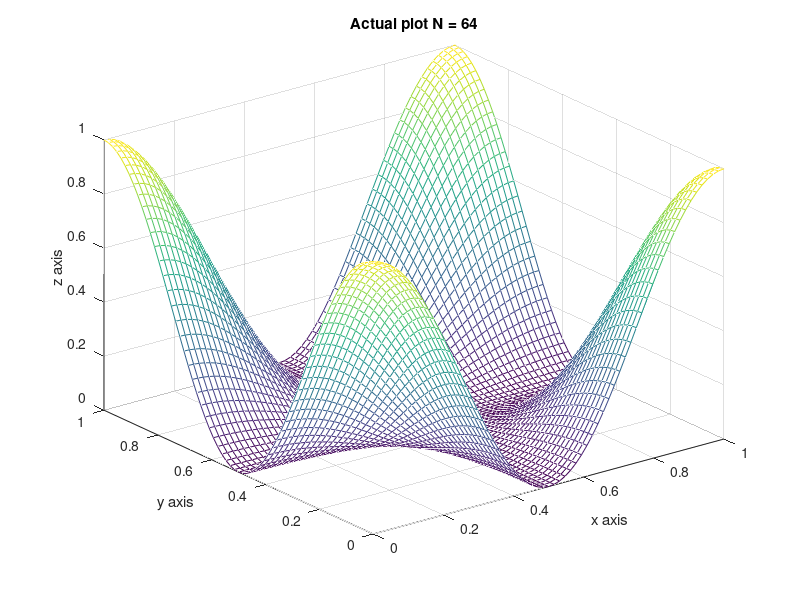
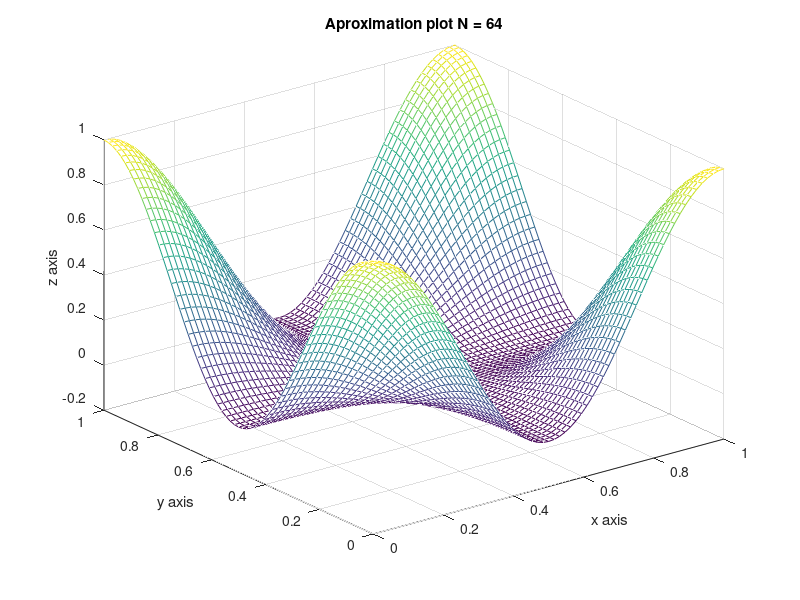
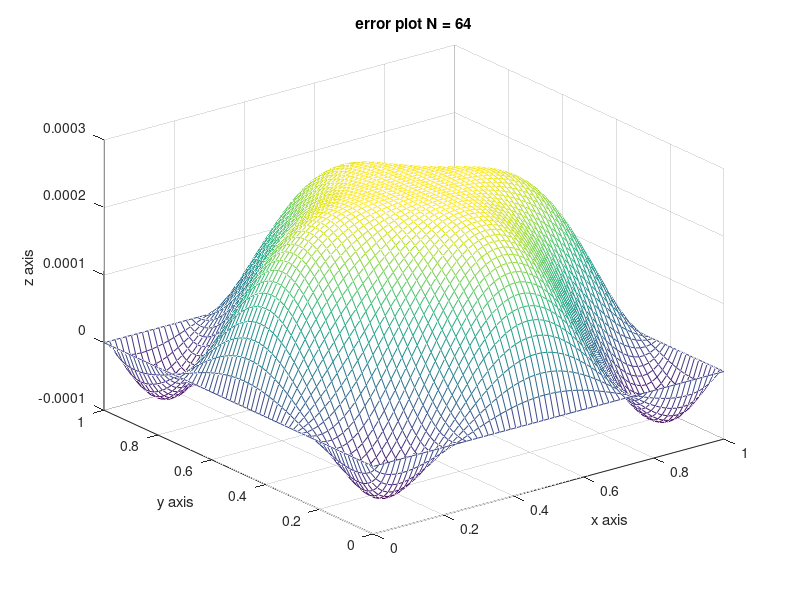

MATLAB code to generate these figures, in order:
clear; clc;
k = 6;
N = 2^k;
h = 1/(2^k);
x = (0:h:1);
y = x;

f = @(x,y) 2.*pi.^2.*(cos(2*pi.*x).*(cos(pi.*y)).^2 +...
    (cos(pi.*x)).^2.*cos(2.*pi.*y));
g = @(x,y) cos(pi*x).^2 .*cos(pi*y).^2; 

[X,Y] = meshgrid(x,y); 
XX = X(2:end-1, 2:end-1); 
YY = Y(2:end-1,2:end-1);

B = h^2*f(XX,YY);
        
B(:, 1)   = B(:, 1)      + g(X(2:end-1,1),Y(2:end-1,1));         % BOTTOM
B(1,:)    = B(1,:)       + g(X(1,2:end-1),Y(1,2:end-1));         % LEFT
B(end,:)= B(end,:)   + g(X(end,2:end-1),Y(end,2:end-1)); % RIGHT
B(:,end)= B(:,end)   + g(X(2:end-1,end),Y(2:end-1,end));  % TOP
 
b = B(:);


d = 4*ones((N-1).^2,1);
A = diag(d,0);


D = ones(N-1,N-1);
D(N-1,:) = 0;
u1 = D(:);
u1 = -1.*u1;
u2 = -1.*ones((N-1).^2 - (N-1),1);

Q = diag(u1(1:end-1),1) + diag(d,0) + diag(u1(1:end-1),-1) + diag(u2,N-1) + ...
    diag(u2,-(N-1));
w = Q\b;

U = zeros(N+1,N+1);
W = reshape(w,N-1,N-1);

U(2:end-1,2:end-1) = W;
U(1,:)= g(0,y);
U(end,:) = g(h*N,y);
U(:,end) =  g(x,h*N);
U(:,1) =  g(x,0);
u = U(:);



Actual = figure;
I = g(X,Y);
E = I-U;
mesh(X,Y,I);
str = sprintf('Actual plot N = %d',N);
title(str)
xlabel('x axis')
ylabel('y axis')
zlabel('z axis')

Aprox = figure;
mesh(X,Y,U);
str = sprintf('Aproximation plot N = %d',N);
title(str);
xlabel('x axis')
ylabel('y axis')
zlabel('z axis')

Error = figure;
mesh(X,Y,E);
str = sprintf('error plot N = %d',N);
title(str)
xlabel('x axis')
ylabel('y axis')
zlabel('z axis')
N
e = E(:);
norm(e,inf)